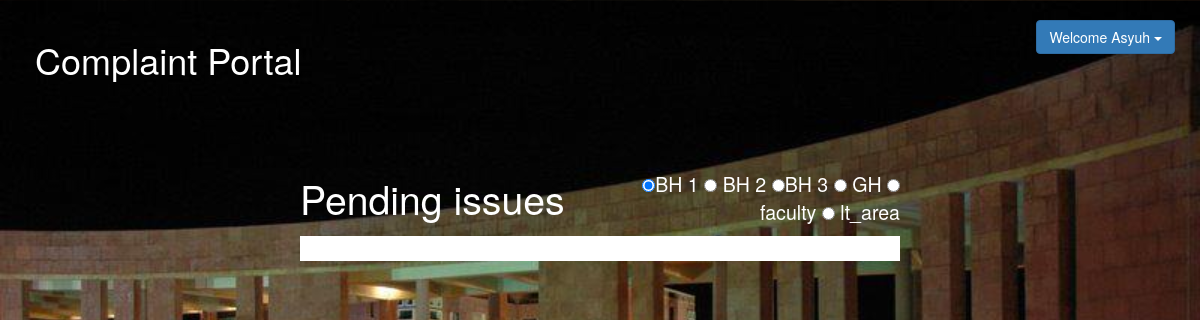
Before: /overdue.php (signed in) with the older database file.
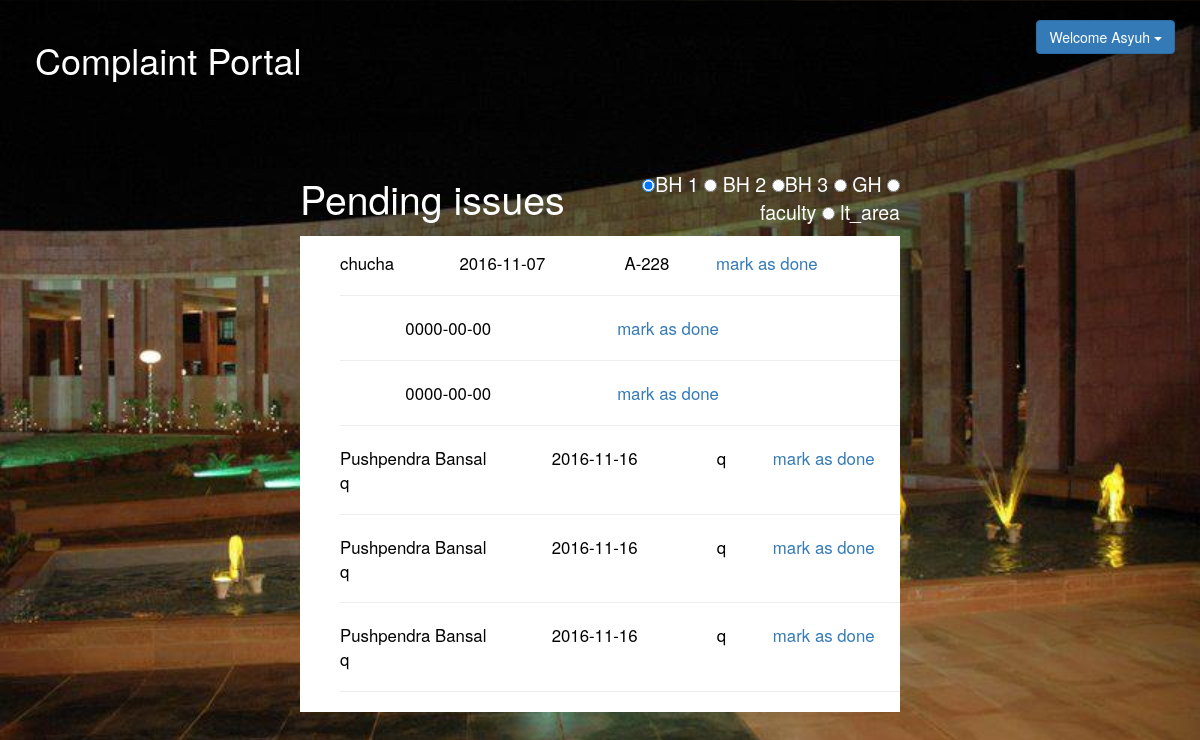
After: the same page with the newer database file.
### tables this page shows
CREATE TABLE `user` (
  `id` int(10) NOT NULL,
  `email` varchar(50) NOT NULL,
  `name` varchar(50) NOT NULL,
  `job` varchar(50) NOT NULL,
  `password` varchar(50) NOT NULL,
  `hostel` varchar(10) NOT NULL
);

CREATE TABLE `complain` (
  `id` int(10) NOT NULL,
  `hostel` varchar(10) NOT NULL,
  `room` varchar(50) NOT NULL,
  `type` varchar(50) NOT NULL,
  `issue` varchar(300) NOT NULL,
  `name` varchar(50) NOT NULL,
  `email` varchar(50) NOT NULL,
  `roll` varchar(50) NOT NULL,
  `date` date NOT NULL,
  `status` tinyint(1) NOT NULL
);

### overdue.php (the view, shortened to what this page needs)
<?php
$sort = "BH 1";
?>
<?php
$user=$_SESSION['username'];
$sql = "SELECT * FROM user WHERE email = '$user' " ;
$result = mysql_query($sql);
while ($db_field = mysql_fetch_assoc($result)) {
    $a = $db_field['name'];
    $b = $db_field['job'];
?>
<!DOCTYPE html>
<html lang="en">
<head>
  <link rel="stylesheet" type="text/css" href="css/style.css">
  <link rel="stylesheet" type="text/css" href="css/bootstrap.css">
  <link rel="stylesheet" type="text/css" href="css/bootstrap.min.css">
  <link rel="stylesheet" type="text/css" href="fonts/font-awesome/css/font-awesome.css">
 </head>
   <body style='background-image:url("images/4.jpg");background-size:cover;'>
   <div class="header ">
      <div class="container">
        <div class="col-md-10 head_left logo">
             <h1><a href="index.php">Complaint Portal</a></h1>
        </div>
        <div class="col-md-2 head_right  dropdown">
          <button class="btn btn-primary dropdown-toggle" type="button" data-toggle="dropdown">Welcome <?php echo $a; ?>
            <span class="caret"></span></button>
        </div>
        </div>
    </div>
   <div class=" text-center">
  <div id="file" class="col-md-12" >
    <div class="col-md-6  col-md-offset-3">
     <div class="col-md-6">
       <p class="heading head_left">Pending issues</p>
     </div>
     <div class="col-md-6">
       <div class="dropdown head_right">
    <form name='theForm' id='theForm'>
        <div  style="color:#fff;font-size: 1.4em">
         <input type="radio" name="sort" <?php if ($sort == 'BH 1') { ?>checked='checked' <?php } ?> value="BH 1" onChange="autoSubmit();" />BH 1
         <input type="radio" name="sort" <?php if ($sort == 'BH 2') { ?>checked='checked' <?php } ?> value="BH 2" onChange="autoSubmit();" /> BH 2
         <input type="radio" name="sort" <?php if ($sort == 'BH 3') { ?>checked='checked' <?php } ?> value="BH 3" onChange="autoSubmit();" />BH 3
         <input type="radio" name="sort" <?php if ($sort == 'GH') { ?>checked='checked' <?php } ?> value="GH" onChange="autoSubmit();" /> GH
         <input type="radio" name="sort" <?php if ($sort == 'faculty') { ?>checked='checked' <?php } ?> value="faculty" onChange="autoSubmit();" /> faculty
         <input type="radio" name="sort" <?php if ($sort == 'lt_area') { ?>checked='checked' <?php } ?> value="lt_area" onChange="autoSubmit();" /> lt_area
        </div>
    </form>
   </div>
     </div>
    </div>
  </div>
  <div class="col-md-6  col-md-offset-3 complain complain1">
      <ul>
<?php
  $sql1 = "SELECT * FROM complain WHERE type='$b' AND status='0' AND hostel='$sort'";
  $result1 = mysql_query($sql1);
  while ($db_field = mysql_fetch_assoc($result1)) {
    $c_room = $db_field['room'];
    $c_id = $db_field['id'];
    $c_issue = $db_field['issue'];
    $c_name = $db_field['name'];
    $c_date = $db_field['date'];
    echo '<li>';
    echo $c_name;
    echo $c_date;
    echo $c_room;
    print("<a href = 'markasdone.php?key=".$c_id."'>mark as done</a>");
    echo '<br>';
    echo $c_issue;
    echo '</button></li><hr>';
}
?>
      </ul>
    </div>
  <div class="clearfix"></div>
<?php
}
?>
</body>
</html>

### css/style.css (style rules this page uses)
h1,h2,h3,h4,h5,h6,p { margin: 0; padding: 0 }
a { text-decoration: none; }
.header { padding:20px ; color: #fff }
.head_left { text-align: left; }
.head_right { text-align: right; }
.heading { font-size: 2.8em; color: #fff }
.logo { font-size: 20px }
.logo h1 a { text-decoration: none; color: #fff }
#file { margin-top: 60px }
.complain { color: #000; font-size: 1.6em; text-align: left; background: #fff; padding-top: 15px }
.complain ul li { list-style: none; }
.complain1 { font-size: 1.2em }

Changed rows visible on the page:
changed user "Asyuh": gains complain (name "chucha", date "2016-11-07", room "A-228")
added complain: date "0000-00-00"
added complain: date "0000-00-00"
added complain: name "Pushpendra Bansal", date "2016-11-16", room "q", issue "q"
added complain: name "Pushpendra Bansal", date "2016-11-16", room "q", issue "q"
added complain: name "Pushpendra Bansal", date "2016-11-16", room "q", issue "q"
